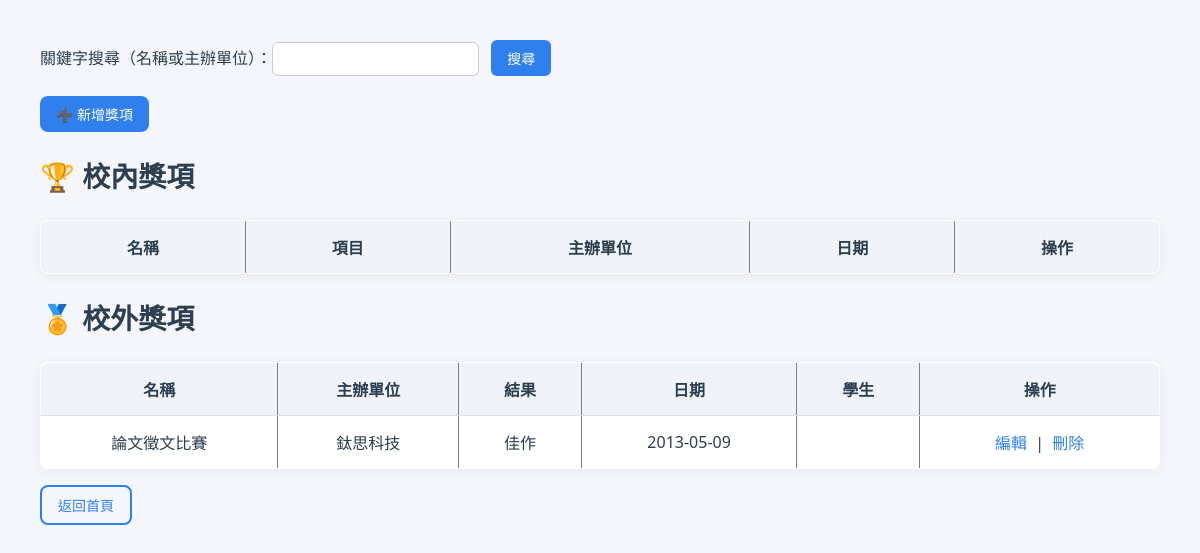
/award_list.php (signed in), run on the app's committed database.
### tables this page shows
CREATE TABLE `ExternalAward` (
  `teacher_id` int(11) NOT NULL,
  `name` varchar(100) NOT NULL,
  `date` date NOT NULL,
  `organizer` varchar(100) DEFAULT NULL,
  `result` varchar(255) DEFAULT NULL,
  `award_date` date DEFAULT NULL
);

### award_list.php (the view, shortened to what this page needs)
<?php
require_once 'phpdb.php';
$teacher_id = $_SESSION['teacher_id'];
$keyword = $_GET['q'] ?? '';
?>
<!DOCTYPE html>
<html lang="zh-Hant">
<head>
    <link rel="stylesheet" href="award_list_style.css">
</head>
<body>
<div class="container">
<form method="get">
    關鍵字搜尋（名稱或主辦單位）：<input type="text" name="q" value="<?= htmlspecialchars($keyword) ?>">
<input type="submit" value="搜尋" class="btn">
</form>
<p><a href="award_insert.php" class="btn">➕ 新增獎項</a></p>
<h2>🏆 校內獎項</h2>
<table border="1" cellpadding="10">
    <tr>
        <th>名稱</th><th>項目</th><th>主辦單位</th><th>日期</th><th>操作</th>
    </tr>
    <?php
    if ($keyword !== '') {
        $stmt = mysqli_prepare($link, "SELECT * FROM InternalAward WHERE teacher_id = ? AND (name LIKE ? OR organizer LIKE ?)");
        $kw = "%$keyword%";
        mysqli_stmt_bind_param($stmt, 'iss', $teacher_id, $kw, $kw);
    } else {
        $stmt = mysqli_prepare($link, "SELECT * FROM InternalAward WHERE teacher_id = ?");
        mysqli_stmt_bind_param($stmt, 'i', $teacher_id);
    }
    mysqli_stmt_execute($stmt);
    ?>
</table>
<h2>🏅 校外獎項</h2>
<table border="1" cellpadding="10">
    <tr>
        <th>名稱</th><th>主辦單位</th><th>結果</th><th>日期</th><th>學生</th><th>操作</th>
    </tr>
    <?php
    if ($keyword !== '') {
        $stmt = mysqli_prepare($link, "SELECT * FROM ExternalAward WHERE teacher_id = ? AND (name LIKE ? OR organizer LIKE ?)");
        $kw = "%$keyword%";
        mysqli_stmt_bind_param($stmt, 'iss', $teacher_id, $kw, $kw);
    } else {
        $stmt = mysqli_prepare($link, "SELECT * FROM ExternalAward WHERE teacher_id = ?");
        mysqli_stmt_bind_param($stmt, 'i', $teacher_id);
    }
    mysqli_stmt_execute($stmt);
    $result = mysqli_stmt_get_result($stmt);
    while ($row = mysqli_fetch_assoc($result)) {
        echo "<tr>";
        echo "<td>" . htmlspecialchars($row['name']) . "</td>";
        echo "<td>" . htmlspecialchars($row['organizer']) . "</td>";
        echo "<td>" . htmlspecialchars($row['result']) . "</td>";
        echo "<td>" . htmlspecialchars($row['date']) . "</td>";
        $students = [];
        echo "<td>" . htmlspecialchars(implode(', ', $students)) . "</td>";
        echo "<td><a href='award_update.php?type=external&name=" . urlencode($row['name']) . "&date=" . $row['date'] . "'>編輯</a> | ";
        echo "<a href='award_delete.php?type=external&name=" . urlencode($row['name']) . "&date=" . $row['date'] . "' onclick='return confirm(\"確定要刪除？\")'>刪除</a></td>";
        echo "</tr>";
    }
    ?>
</table>
<p><a href="index576.php" class="btn btn-outline">返回首頁</a></p>
</div>
</body>
</html>

### award_list_style.css (style rules this page uses)
body { font-family: "Noto Sans TC", "Segoe UI", Tahoma, sans-serif; background-color: #f4f6fb; margin: 0; padding: 40px; color: #2c3e50; }
h2 { font-size: 28px; margin-bottom: 25px; }
form { margin-bottom: 20px; }
input[type="text"] { padding: 8px 12px; font-size: 14px; border-radius: 6px; border: 1px solid #ccc; margin-right: 8px; }
input[type="submit"] { padding: 8px 16px; font-size: 14px; background-color: #2f80ed; color: white; border: none; border-radius: 6px; cursor: pointer; transition: all 0.2s ease; }
table { width: 100%; border-collapse: collapse; margin-top: 15px; background: white; border-radius: 8px; box-shadow: 0 2px 12px rgba(0,0,0,0.05); overflow: hidden; }
th, td { padding: 14px 18px; border-bottom: 1px solid #e0e0e0; text-align: center; }
th { background-color: #f0f4fa; font-weight: 600; }
td a { color: #2f80ed; text-decoration: none; font-weight: 500; margin: 0 4px; }
.btn { display: inline-block; padding: 8px 16px; font-size: 14px; background-color: #2f80ed; color: white; border: none; border-radius: 8px; cursor: pointer; font-weight: 500; text-decoration: none; transition: all 0.3s ease; }
.btn-outline { background-color: transparent; border: 2px solid #2f80ed; color: #2f80ed; }

### data on the page
externalaward: name "論文徵文比賽", organizer "鈦思科技", result "佳作", date "2013-05-09"
